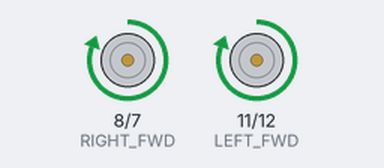
The sketch below on a simulated Arduino Uno, built with avr-gcc and run on an emulated ATmega328P. On the bench: motor-driver pin pairs drawn as motors (green arrow = first pin HIGH = forward, orange = second pin HIGH = backward, longer = more drive, scaled by the enable pin).

Above: at 1.0 s.
At 15.8 s:
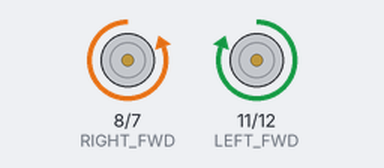
At 32.0 s:
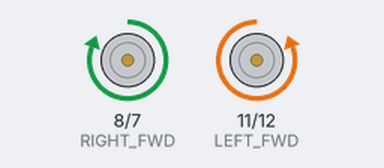
Timing chart, 0 to 34.8 s (numbered marks = the images above):
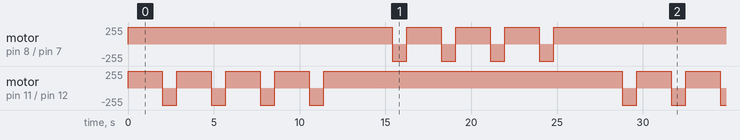

Measured:
- by itself, motor on pin 8 (RIGHT_FWD) / pin 7 (RIGHT_REV), motor on pin 11 (LEFT_FWD) / pin 12 (LEFT_REV): repeats every 26.8 s: 3 × (backward 255/255 0.85 s, forward 255/255 2.0 s), backward 255/255 0.85 s, forward 255/255 17.4 s

The sketch:

Story7MissionToMars.ino
```cpp
int LEFT_REV = 12;
int LEFT_FWD = 11;
int LEFT_ENABLE = 10;
int RIGHT_ENABLE = 9;
int RIGHT_FWD = 8;
int RIGHT_REV = 7;
void setup()
{
  pinMode(LEFT_REV, OUTPUT);
  pinMode(RIGHT_REV, OUTPUT);
  pinMode(LEFT_ENABLE, OUTPUT);
  pinMode(RIGHT_ENABLE, OUTPUT);
  pinMode(LEFT_FWD, OUTPUT);
  pinMode(RIGHT_FWD, OUTPUT);
}

void forward(int delaytime)
{
digitalWrite (LEFT_REV, LOW);
digitalWrite (RIGHT_REV, LOW);
digitalWrite (LEFT_ENABLE, HIGH);
digitalWrite (RIGHT_ENABLE, HIGH);
digitalWrite (LEFT_FWD, HIGH);
digitalWrite (RIGHT_FWD, HIGH);
delay(delaytime);
}

void turnleft(int delaytime)
{
digitalWrite (LEFT_REV, HIGH);
digitalWrite (RIGHT_REV, LOW);
digitalWrite (LEFT_ENABLE, HIGH);
digitalWrite (RIGHT_ENABLE, HIGH);
digitalWrite (LEFT_FWD, LOW);
digitalWrite (RIGHT_FWD, HIGH);
delay(delaytime);
}

void turnright(int delaytime)
{
digitalWrite (LEFT_REV, LOW);
digitalWrite (RIGHT_REV, HIGH);
digitalWrite (LEFT_ENABLE, HIGH);
digitalWrite (RIGHT_ENABLE, HIGH);
digitalWrite (LEFT_FWD, HIGH);
digitalWrite (RIGHT_FWD, LOW);
delay(delaytime);
}
void loop()
{
forward(2000);
turnleft(850);
forward(2000);
turnleft(850);
forward(2000);
turnleft(850);
forward(2000);
turnleft(850);
forward(2000);

forward(2000);
turnright(850);
forward(2000);
turnright(850);
forward(2000);
turnright(850);
forward(2000);
turnright(850);
forward(2000);
}
```
